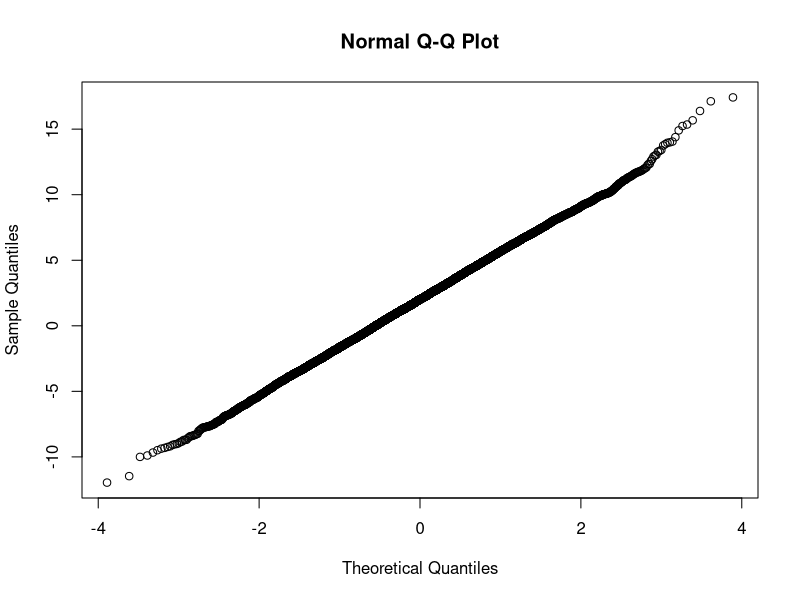

Reproduce this figure in R. (Note: this script raises an error after producing the figure.)
## ---- chunk 1
knitr::opts_chunk$set(echo = TRUE)
## ---- chunk 2
n <- 10000
x1 <- rnorm(n, mean=3, sd=2)
x2 <- rnorm(n, mean=-1, sd=3)
## ---- chunk 3
x <- x1+x2
qqnorm(x)
## ---- chunk 4
n <- 10000
x1 <- rnorm(n, mean=3, sd=2)
x2 <- rnorm(n, mean=-1, sd=3)
x <- x1+x2
cbind(as.data.frame(table(x)/n))
## ---- chunk 5
ES <- sum(S_teor$probs * S_teor$sum)
ES
## ---- chunk 6
varS <- sum(S_teor$probs * (S_teor$sum-ES)^2)
varS
## ---- chunk 7
plot(cumsum(x)/1:n, type="l", xlab="n", ylab = "x / n", main="Vidurkio artejimas i teorini")
abline(h=ES, col=2)

a=x*0
for(i in 1:10000){
  a[i]=var(x[1:i])
}

plot(a[1:10000], type="l", xlab="n", ylab="varS", main="Dispersijos artejimas i teorine")
abline(h=varS, col=2)
## ---- chunk 8
sum( abs(x) > 2 )/n
## ---- chunk 9
n <- 10000
x <- replicate(n, sum(abs(x) > 2)/n)
head(x)
